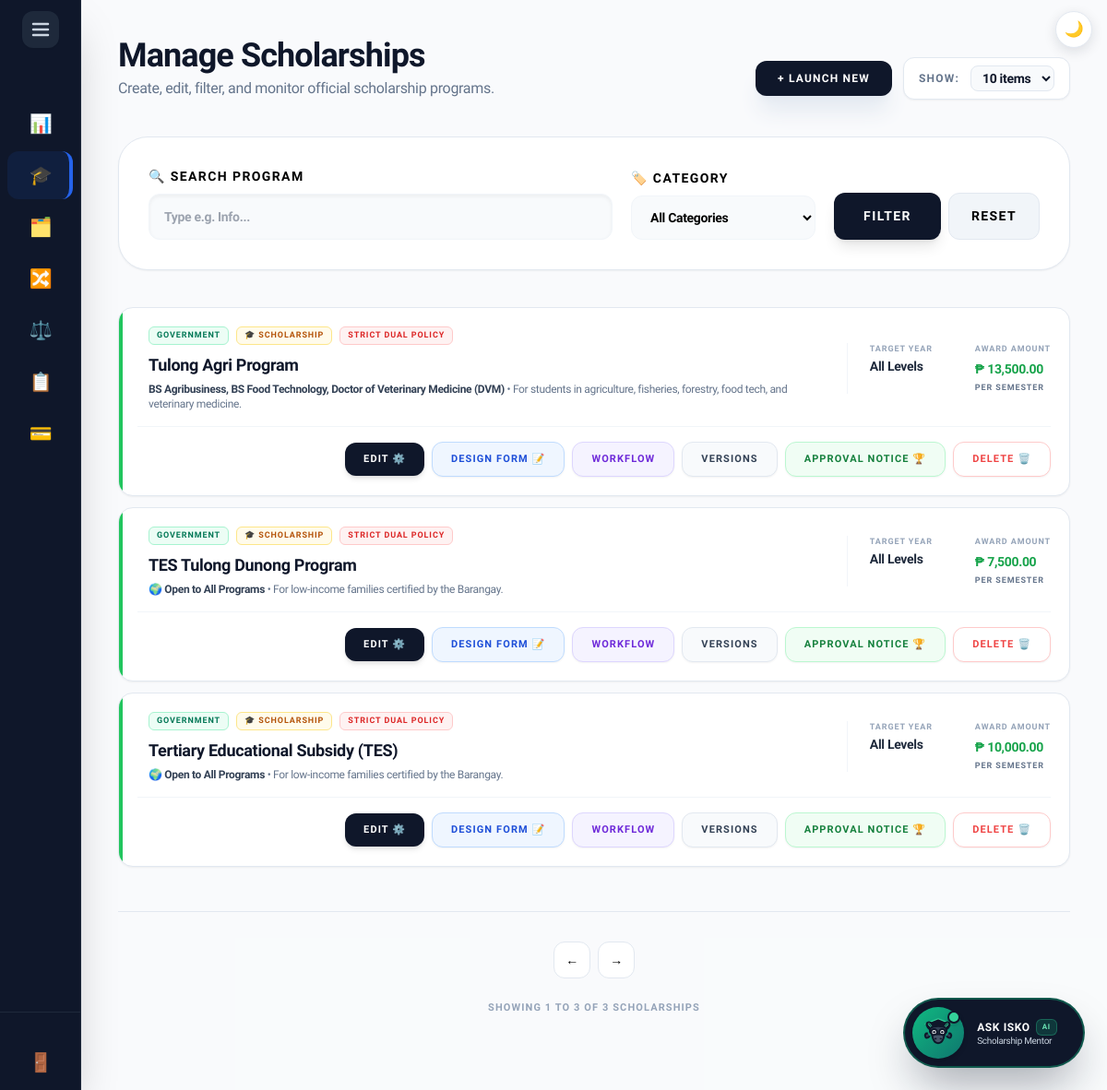
Screenshot of /external_admin/scholarships.php (signed in) with the database file from the repository.
### tables this page shows
CREATE TABLE `scholarship` (
  `ScholarshipID` int(11) NOT NULL AUTO_INCREMENT,
  `ProgramID` int(11) DEFAULT NULL,
  `YearLevel` varchar(50) DEFAULT NULL,
  `Name` varchar(150) NOT NULL,
  `Description` text DEFAULT NULL,
  `Deadline` date NOT NULL,
  `AwardAmount` decimal(10,2) DEFAULT NULL,
  `NumberOfSlots` int(11) DEFAULT NULL,
  `Status` varchar(20) DEFAULT 'Active',
  `MinimumGWA` decimal(4,2) DEFAULT 2.00,
  `CreatedBy` int(11) DEFAULT NULL,
  `GenderRequirement` varchar(20) NOT NULL DEFAULT 'Any',
  `ScholarshipType` enum('Private','Government') DEFAULT 'Private',
  `Category` varchar(50) NOT NULL DEFAULT 'Scholarship',
  `FormConfig` varchar(255) DEFAULT 'Academic,Family,Financial,Essay',
  `ReleaseFrequency` varchar(50) DEFAULT 'Per Semester',
  `AllowsDual` enum('Yes','No') NOT NULL DEFAULT 'No',
  `FormInstructions` text DEFAULT NULL,
  `FormUpdatedAt` datetime DEFAULT NULL,
  `FormTemplate` varchar(150) DEFAULT NULL,
  PRIMARY KEY (`ScholarshipID`),
  KEY `ProgramID` (`ProgramID`),
  KEY `fk_scholarship_creator` (`CreatedBy`),
  CONSTRAINT `fk_scholarship_creator` FOREIGN KEY (`CreatedBy`) REFERENCES `users` (`UserID`) ON DELETE SET NULL,
  CONSTRAINT `scholarship_ibfk_1` FOREIGN KEY (`ProgramID`) REFERENCES `program` (`ProgramID`) ON DELETE CASCADE
);

### includes/scholarship_categories.php (called while the page is built, shortened)
<?php
if (!function_exists('categoryLabel')) {
    function categoryLabel(?string $category): string {
        $category = $category ?: DEFAULT_SCHOLARSHIP_CATEGORY;
        return (SCHOLARSHIP_CATEGORIES[$category] ?? '🏷️') . ' ' . $category;
    }
}

### external_admin/scholarships.php (the view, shortened to what this page needs)
<?php
include '../includes/db_connect.php';
include '../includes/header.php';
include '../includes/external_sidebar.php';
$current_admin_id = $_SESSION['user_id'] ?? $_SESSION['UserID'] ?? null;
$filter_program = isset($_GET['program']) ? trim($_GET['program']) : '';
require_once '../includes/scholarship_categories.php';
$scholarships = [];
try {
    $sql = "SELECT
                s.*,
                GROUP_CONCAT(DISTINCT sp.ProgramID) AS ProgramIDs,
                GROUP_CONCAT(DISTINCT p.ProgramName ORDER BY p.ProgramName SEPARATOR ', ') AS ProgramNames,
                GROUP_CONCAT(DISTINCT CONCAT(dr.RequirementID, '::', dr.DocumentName) SEPARATOR '||') AS Requirements,
                GROUP_CONCAT(DISTINCT CONCAT(sc.CriteriaID, '::', sc.CriteriaName) SEPARATOR '||') AS CriteriaList,
                GROUP_CONCAT(DISTINCT CONCAT(scf.FieldID, '::', scf.FieldName, '::', scf.FieldType, '::', COALESCE(scf.PDFFieldName, '')) SEPARATOR '||') AS CustomFields
            FROM scholarship s
            LEFT JOIN scholarship_programs sp ON sp.ScholarshipID = s.ScholarshipID
            LEFT JOIN program p ON p.ProgramID = sp.ProgramID
            LEFT JOIN document_requirement dr ON dr.ScholarshipID = s.ScholarshipID AND dr.IsActive = 1
            LEFT JOIN scholarship_criteria sc ON sc.ScholarshipID = s.ScholarshipID AND sc.IsActive = 1
            LEFT JOIN scholarship_custom_fields scf ON scf.ScholarshipID = s.ScholarshipID
            WHERE s.CreatedBy = :uid";
    $params = ['uid' => $current_admin_id];
    $sql .= " GROUP BY s.ScholarshipID ORDER BY s.ScholarshipID DESC";
    $scholarships_stmt = $pdo->prepare($sql);
    $scholarships_stmt->execute($params);
    $scholarships = $scholarships_stmt->fetchAll(PDO::FETCH_ASSOC);
} catch (PDOException $e) {
    $scholarships = [];
}
?>
<main class="flex-1 p-5 lg:p-10 lg:ml-72 bg-slate-50/50 min-h-screen transition-all duration-300">
    <header class="mb-8 lg:mb-10 flex flex-col sm:flex-row sm:items-end justify-between gap-4">
        <div>
            <h2 class="text-3xl lg:text-4xl font-black text-slate-900 tracking-tight">Manage Scholarships</h2>
            <p class="text-slate-500 text-sm lg:text-base font-medium mt-1">Create, edit, filter, and monitor official scholarship programs.</p>
        </div>
        <div class="flex items-center gap-3">
            <button onclick="openCreateModal()" class="bg-slate-900 text-white px-6 py-2.5 rounded-xl font-black text-[12px] uppercase tracking-widest hover:bg-blue-600 transition-all shadow-xl shadow-slate-200 active:scale-[0.98]">
                + Launch New
            </button>
            <div class="flex items-center gap-3 bg-white px-4 py-2 rounded-xl border border-slate-200 shadow-sm shrink-0">
                <span class="text-xs font-bold text-slate-500 uppercase tracking-widest hidden sm:inline">Show:</span>
                <select id="itemsPerPage" onchange="changeItemsPerPage()" class="bg-slate-50 border border-slate-200 text-slate-900 text-sm font-bold rounded-lg focus:ring-green-500 focus:border-green-500 block px-2 py-1 outline-none cursor-pointer">
                    <option value="10" selected>10 items</option>
                </select>
            </div>
        </div>
    </header>
    <div class="bg-white p-6 lg:p-8 rounded-[1.5rem] lg:rounded-[2rem] border border-slate-200 shadow-sm mb-10">
        <form method="GET" class="flex flex-wrap items-end gap-5">
            <div class="flex-1 min-w-[150px]">
                <label class="block text-[14px] font-black text-black uppercase tracking-widest mb-2">🔍 Search Program</label>
                <input type="search" name="program" list="programList" value="<?= htmlspecialchars($filter_program) ?>" placeholder="Type e.g. Info..." class="w-full bg-slate-50 border border-slate-100 px-4 py-3.5 rounded-xl font-bold text-sm text-black outline-none focus:ring-2 focus:ring-blue-500/20 focus:bg-white shadow-inner">
            </div>
            <div class="w-full sm:w-auto sm:min-w-[200px]">
                <label class="block text-[14px] font-black text-black uppercase tracking-widest mb-2">🏷️ Category</label>
                <select name="category" class="w-full bg-slate-50 border border-slate-100 px-4 py-3.5 rounded-xl font-bold text-sm text-black outline-none focus:border-blue-500 transition-all cursor-pointer">
                    <option value="">All Categories</option>
                </select>
            </div>
            <div class="flex gap-2 w-full sm:w-auto mt-2 sm:mt-0">
                <button type="submit" class="flex-1 sm:flex-none bg-slate-900 text-white px-8 py-3.5 rounded-xl font-black text-[14px] uppercase tracking-widest hover:bg-blue-600 transition-all shadow-lg">Filter</button>
                <a href="scholarships.php" class="flex-1 sm:flex-none flex items-center justify-center bg-slate-100 text-black px-6 py-3.5 rounded-xl font-black text-[14px] uppercase tracking-widest hover:bg-slate-200 transition-all border border-slate-200">Reset</a>
            </div>
        </form>
    </div>
    <div id="scholarshipsGrid" class="flex flex-col gap-3">
        <?php foreach($scholarships as $s): ?>
            <div class="scholarship-card bg-white rounded-2xl border border-slate-200 shadow-sm hover:shadow-md hover:border-blue-300 transition-all flex flex-col p-5 group relative overflow-hidden">
                <div class="absolute top-0 left-0 w-1 h-full <?= $s['Status'] === 'Active' ? 'bg-green-500' : 'bg-slate-300' ?>"></div>
                <div class="flex flex-col md:flex-row md:items-center gap-4 pl-3">
                    <div class="flex-1 min-w-0">
                        <div class="flex items-center gap-2 mb-2 flex-wrap">
                            <span class="bg-emerald-50 text-emerald-700 px-2 py-0.5 rounded-md text-[9px] font-black uppercase tracking-widest border border-emerald-200 shrink-0">
                                <?= htmlspecialchars($s['ScholarshipType'] ?? 'Private') ?>
                            </span>
                            <span class="bg-amber-50 text-amber-700 px-2 py-0.5 rounded-md text-[9px] font-black uppercase tracking-widest border border-amber-200 shrink-0">
                                <?= htmlspecialchars(categoryLabel($s['Category'] ?? null)) ?>
                            </span>
                            <?php if($s['AllowsDual'] === 'No'): ?>
                                <span class="bg-red-50 text-red-600 px-2 py-0.5 rounded-md text-[9px] font-black uppercase tracking-widest border border-red-200 shrink-0">Strict Dual Policy</span>
                            <?php endif; ?>
                        </div>
                        <h4 class="text-base lg:text-lg font-black text-slate-900 leading-snug line-clamp-2" title="<?= htmlspecialchars($s['Name']) ?>"><?= htmlspecialchars($s['Name']) ?></h4>
                        <p class="mt-1 text-xs font-medium text-slate-500 line-clamp-2">
                            <span class="text-slate-700 font-bold"><?= htmlspecialchars($s['ProgramNames'] ?: '🌍 Open to All Programs') ?></span>
                            <?php if (trim((string) $s['Description']) !== ''): ?><span class="hidden md:inline"> • <?= htmlspecialchars($s['Description']) ?></span><?php endif; ?>
                        </p>
                    </div>
                    <div class="flex items-start gap-6 md:pl-6 md:border-l border-slate-100 shrink-0">
                        <div class="min-w-[90px]">
                            <span class="text-[9px] font-bold text-slate-400 uppercase tracking-widest block mb-0.5">Target Year</span>
                            <span class="text-sm font-black text-slate-800 block max-w-[160px] leading-snug"><?= htmlspecialchars($s['YearLevel'] ?: 'All Levels') ?></span>
                        </div>
                        <div>
                            <span class="text-[9px] font-bold text-slate-400 uppercase tracking-widest block mb-0.5">Award Amount</span>
                            <span class="text-sm font-black text-green-600 whitespace-nowrap">₱ <?= number_format($s['AwardAmount'], 2) ?></span>
                            <span class="text-[9px] font-bold text-slate-500 uppercase tracking-widest block mt-0.5"><?= htmlspecialchars($s['ReleaseFrequency'] ?? 'Per Semester') ?></span>
                        </div>
                    </div>
                </div>
                <div class="mt-4 pt-4 pl-3 border-t border-slate-100 flex flex-wrap items-center justify-end gap-2">
                    <button type="button"
                        data-id="<?= $s['ScholarshipID'] ?>"
                        data-name="<?= htmlspecialchars($s['Name'] ?? '', ENT_QUOTES) ?>"
                        data-desc="<?= htmlspecialchars($s['Description'] ?? '', ENT_QUOTES) ?>"
                        data-amount="<?= $s['AwardAmount'] ?? 0 ?>"
                        data-release="<?= htmlspecialchars($s['ReleaseFrequency'] ?? 'Per Semester', ENT_QUOTES) ?>"
                        data-gpa="<?= $s['MinimumGWA'] ?? 2.00 ?>"
                        data-deadline="<?= $s['Deadline'] ?? '' ?>"
                        data-programs="<?= htmlspecialchars($s['ProgramIDs'] ?? '', ENT_QUOTES) ?>"
                        data-year="<?= htmlspecialchars($s['YearLevel'] ?? '', ENT_QUOTES) ?>"
                        data-status="<?= htmlspecialchars($s['Status'] ?? '', ENT_QUOTES) ?>"
                        data-slots="<?= htmlspecialchars($s['NumberOfSlots'] ?? '', ENT_QUOTES) ?>"
                        data-requirements="<?= htmlspecialchars($s['Requirements'] ?? '', ENT_QUOTES) ?>"
                        data-criteria="<?= htmlspecialchars($s['CriteriaList'] ?? '', ENT_QUOTES) ?>"
                        data-customfields="<?= htmlspecialchars($s['CustomFields'] ?? '', ENT_QUOTES) ?>"
                        data-gender="<?= htmlspecialchars($s['GenderRequirement'] ?? 'Any', ENT_QUOTES) ?>"
                        data-type="<?= htmlspecialchars($s['ScholarshipType'] ?? 'Private', ENT_QUOTES) ?>"
                        data-category="<?= htmlspecialchars($s['Category'] ?? DEFAULT_SCHOLARSHIP_CATEGORY, ENT_QUOTES) ?>"
                        data-dual="<?= htmlspecialchars($s['AllowsDual'] ?? 'No', ENT_QUOTES) ?>"
                        onclick="openEditModal(this)"
                        class="bg-slate-900 text-white hover:bg-blue-600 px-5 py-2.5 rounded-xl text-[11px] font-black uppercase tracking-widest transition-all shadow-md active:scale-95 shrink-0 whitespace-nowrap">
                        Edit ⚙️
                    </button>
                    <a href="form_builder.php?id=<?= (int) $s['ScholarshipID'] ?>" class="bg-blue-50 text-blue-700 border border-blue-200 hover:bg-blue-600 hover:text-white px-5 py-2.5 rounded-xl text-[11px] font-black uppercase tracking-widest transition-all shadow-sm active:scale-95 shrink-0 whitespace-nowrap" title="Design the application form students fill in">
                        Design Form 📝
                    </a>
                    <a href="workflow_builder.php?id=<?= (int) $s['ScholarshipID'] ?>" class="bg-violet-50 text-violet-700 border border-violet-200 hover:bg-violet-600 hover:text-white px-5 py-2.5 rounded-xl text-[11px] font-black uppercase tracking-widest transition-all shadow-sm active:scale-95 shrink-0 whitespace-nowrap" title="Configure sponsor-specific approval stages">Workflow</a>
                    <a href="configuration_versions.php?id=<?= (int) $s['ScholarshipID'] ?>" class="bg-slate-50 text-slate-700 border border-slate-200 hover:bg-slate-800 hover:text-white px-5 py-2.5 rounded-xl text-[11px] font-black uppercase tracking-widest transition-all shadow-sm active:scale-95 shrink-0 whitespace-nowrap" title="View immutable requirements and form versions">Versions</a>
                    <a href="award_notice.php?id=<?= (int) $s['ScholarshipID'] ?>" class="bg-green-50 text-green-700 border border-green-200 hover:bg-green-600 hover:text-white px-5 py-2.5 rounded-xl text-[11px] font-black uppercase tracking-widest transition-all shadow-sm active:scale-95 shrink-0 whitespace-nowrap" title="What approved scholars must still submit (sent with their Approval Notice)">
                        Approval Notice 🏆
                    </a>
                    <form action="../actions/process_crud.php" method="POST" class="m-0" onsubmit="return confirm('Are you sure you want to permanently delete this scholarship? All applications and dynamic forms attached to it will be wiped out.');">
                        <button type="submit" class="bg-white border border-red-200 text-red-500 hover:bg-red-500 hover:text-white px-5 py-2.5 rounded-xl text-[11px] font-black uppercase tracking-widest transition-all shadow-sm active:scale-95 shrink-0 whitespace-nowrap">
                            Delete 🗑️
                        </button>
                    </form>
                </div>
            </div>
        <?php endforeach; ?>
    </div>
    <div class="flex flex-col items-center justify-center mt-12 gap-4 border-t border-slate-200 pt-8 pb-10">
        <div id="paginationControls" class="flex flex-wrap justify-center gap-2"></div>
        <div id="pageInfo" class="text-[11px] font-black text-slate-400 uppercase tracking-widest text-center mt-2"></div>
    </div>
</main>
<?php include '../includes/footer.php'; ?>

### rows the page displays
scholarship: ScholarshipType "GOVERNMENT", Category "🎓 SCHOLARSHIP", AllowsDual "STRICT DUAL POLICY", Name "Tulong Agri Program", ProgramNames "BS Agribusiness, BS Food Technology, Doctor of Veterinary Medicine (DVM)", Description "For students in agriculture, fisheries, forestry, food tech, and veterinary medicine.", YearLevel "All Levels", AwardAmount "13,500.00", ReleaseFrequency "PER SEMESTER"
scholarship: ScholarshipType "GOVERNMENT", Category "🎓 SCHOLARSHIP", AllowsDual "STRICT DUAL POLICY", Name "TES Tulong Dunong Program", ProgramNames "🌍 Open to All Programs", Description "For low-income families certified by the Barangay.", YearLevel "All Levels", AwardAmount "7,500.00", ReleaseFrequency "PER SEMESTER"
scholarship: ScholarshipType "GOVERNMENT", Category "🎓 SCHOLARSHIP", AllowsDual "STRICT DUAL POLICY", Name "Tertiary Educational Subsidy (TES)", ProgramNames "🌍 Open to All Programs", Description "For low-income families certified by the Barangay.", YearLevel "All Levels", AwardAmount "10,000.00", ReleaseFrequency "PER SEMESTER"

### other values shown
$item[1] "📊"
$item[1] "🎓"
$item[1] "🗂️"
$item[1] "🔀"
$item[1] "⚖️"
$item[1] "📋"
$item[1] "💳"
